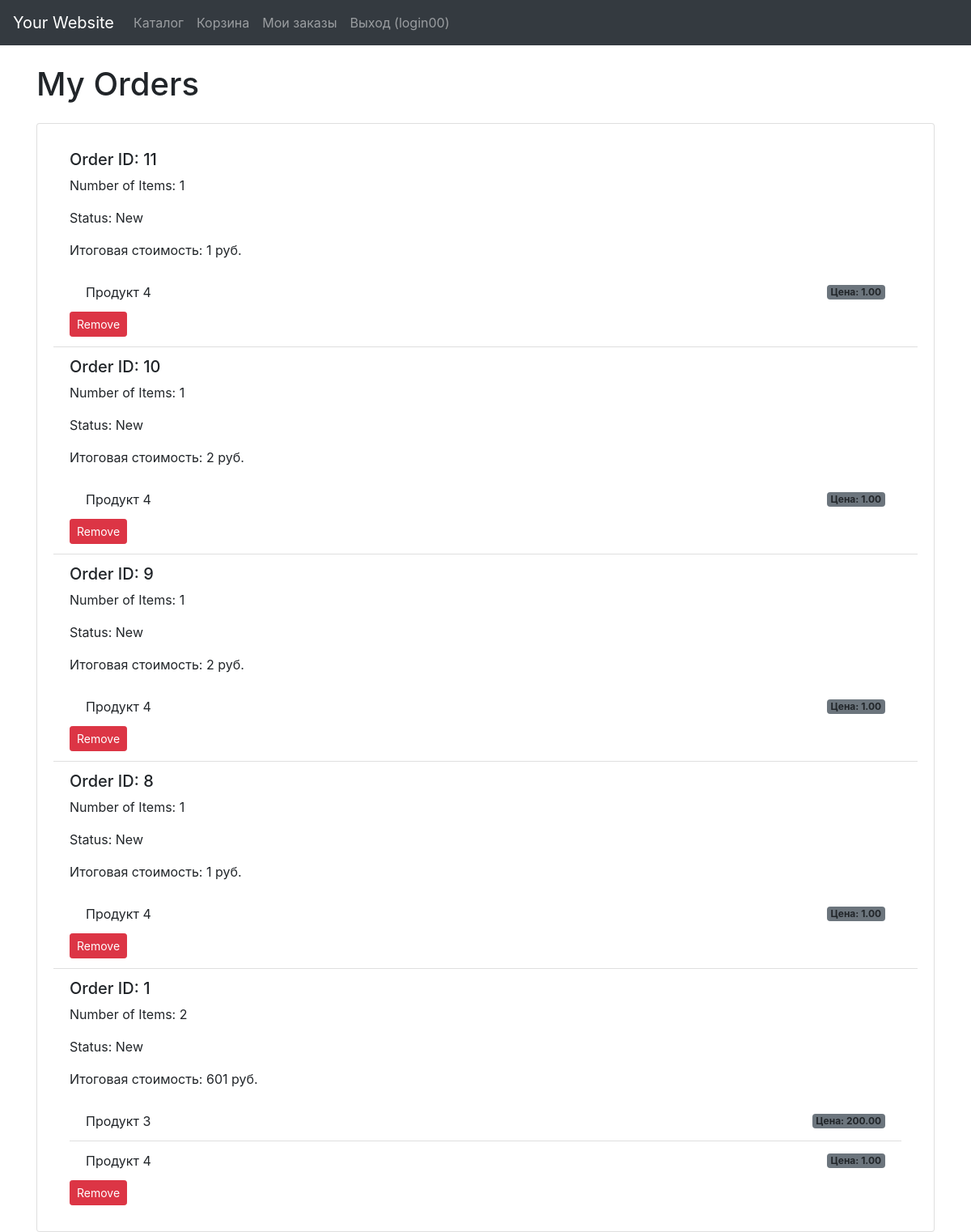
The page /orders/ (signed in) on the database its author committed.
### shop/models.py (models this page shows, shortened)
class Order(models.Model):
    user = models.ForeignKey(User, on_delete=models.CASCADE)
    products = models.ManyToManyField(Product)
    total = models.PositiveIntegerField()
    status = models.CharField(max_length=100)

class Product(models.Model):
    name = models.CharField(max_length=100)
    category = models.ForeignKey(Category, on_delete=models.CASCADE)
    description = models.TextField()
    image = models.ImageField(upload_to='products/')
    price = models.DecimalField(max_digits=10, decimal_places=2)
    year = models.IntegerField()
    is_available = models.BooleanField(default=True)

### shop/views.py (the view)
# urls.py: path('orders/', order_list, name='orders'),
def order_list(request):
    user = request.user
    orders = Order.objects.filter(user=user).order_by('-id')
    context = {'orders': orders}
    return render(request, 'orders.html', context)

### templates/orders.html (shortened to what this page needs)
{% extends 'base.html' %}
{% block content %}
<h1 class="mb-4">My Orders</h1>
<div class="card">
  <div class="card-body">
    <ul class="list-group list-group-flush">
      {% for order in orders %}
        <li class="list-group-item">
          <h5 class="card-title mb-2">Order ID: {{ order.id }}</h5>
          <p class="card-text">Number of Items: {{ order.products.count }}</p>
          <p class="card-text">Status: {{ order.status }}</p>
          <p class="card-text">Итоговая стоимость: {{ order.total }} руб.</p>
          <ul class="list-group list-group-flush">
            {% for product in order.products.all %}
              <li class="list-group-item d-flex justify-content-between align-items-center">
                {{ product.name }}
                <span class="badge bg-secondary rounded-pill">Цена: {{ product.price }}</span>
              </li>
            {% endfor %}
          </ul>
          <form method="post" action="{% url 'remove_order' order.id %}">
            <button type="submit" class="btn btn-danger btn-sm float-end">Remove</button>
          </form>
        </li>
      {% endfor %}
    </ul>
  </div>
</div>
{% endblock %}

### templates/base.html (shortened to what this page needs)
{% load static %}
<!DOCTYPE html>
<html>
<head>
  <link rel="stylesheet" href="{% static 'css/bootstrap.css' %}">
  <link rel="stylesheet" href="{% static 'css/bootstrap-grid.css' %}">
  <link rel="stylesheet" href="{% static 'css/bootstrap-grid.min.css' %}">
  <link rel="stylesheet" href="{% static 'css/main.css' %}">
</head>
<body>
  <nav class="navbar navbar-expand-lg navbar-dark bg-dark">
    <a class="navbar-brand" href="/">Your Website</a>
    <div class="collapse navbar-collapse" id="navbarNav">
      <ul class="navbar-nav">
        <li class="nav-item">
          <a class="nav-link" href="/catalog/">Каталог</a>
        </li>
        {% if user.is_authenticated %}
        <li class="nav-item">
          <a class="nav-link" href="{% url 'cart' %}">Корзина</a>
        </li>
        <li class="nav-item">
          <a class="nav-link" href="{% url 'orders' %}">Мои заказы</a>
        </li>
        <li class="nav-item">
          <a class="nav-link" href="{% url 'logout' %}">Выход ({{ user.username }})</a>
        </li>
        {% else %}
        <li class="nav-item">
          <a class="nav-link" href="{% url 'login' %}">Login</a>
        </li>
        {% endif %}
      </ul>
    </div>
  </nav>
  <div class="container mt-4">
    {% block content %}
    {% endblock %}
  </div>
</body>
</html>

### rows shown on the page
Order: id "11", products.count "1", status "New", total "1"
Product: name "Продукт 4", price "1.00"
Order: id "10", products.count "1", status "New", total "2"
Order: id "9", products.count "1", status "New", total "2"
Order: id "8", products.count "1", status "New", total "1"
Order: id "1", products.count "2", status "New", total "601"
Product: name "Продукт 3", price "200.00"

### other values the page prints
{{ user.username }} "login00"
